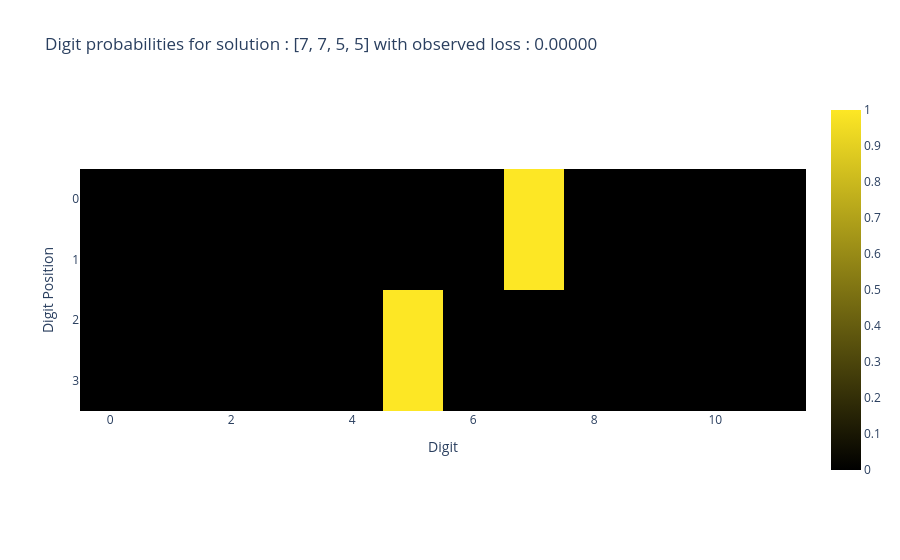

The cell this chart's notebook holds for it:
### Code cell
digit_probs = logits.squeeze()[ANS].softmax(-1)

px.imshow(
    digit_probs,
    title=f'Digit probabilities for solution : {sample.squeeze()[10:14].tolist()} with observed loss : {masked_loss(logits, sample):.5f}',
    labels=dict(x='Digit', y='Digit Position'),
    color_continuous_scale=[[0, 'black'], [1, '#fde725']],)

### Figure 1 — Plotly figure (JSON) as saved in the notebook; plotly's stock layout.template omitted (floating-point values rounded to 4 significant figures)
{"data": [{"coloraxis": "coloraxis", "hovertemplate": "Digit: %{x}<br>Digit Position: %{y}<br>color: %{z}<extra></extra>", "name": "0", "type": "heatmap", "xaxis": "x", "yaxis": "y", "z": [[2.58e-29, 5.473e-28, 2.328e-37, 1.533e-34, 2.391e-22, 3.859e-13, 9.048e-08, 1.0, 1.222e-09, 2.643e-25, 6.611e-23, 1.398e-22], [2.357e-33, 1.687e-25, 6.021e-26, 4.512e-32, 4.133e-33, 8.104e-22, 3.395e-07, 1.0, 3.546e-09, 1.387e-26, 2.628e-24, 4.053e-24], [7.552e-35, 2.422e-39, 7.88e-33, 1.456e-21, 4.502e-07, 1.0, 3.195e-07, 1.094e-22, 2.067e-29, 5.063e-34, 3.783e-23, 6.742e-23], [1.828e-31, 9.429e-26, 2.757e-27, 1.207e-25, 3.201e-12, 1.0, 5.275e-07, 2.205e-23, 1.674e-35, 8.861e-40, 1.851e-23, 2.969e-23]]}], "layout": {"coloraxis": {"colorscale": [[0, "black"], [1, "#fde725"]]}, "title": {"text": "Digit probabilities for solution : [7, 7, 5, 5] with observed loss : 0.00000"}, "xaxis": {"anchor": "y", "constrain": "domain", "domain": [0, 1], "scaleanchor": "y", "title": {"text": "Digit"}}, "yaxis": {"anchor": "x", "autorange": "reversed", "constrain": "domain", "domain": [0, 1], "title": {"text": "Digit Position"}}}}
